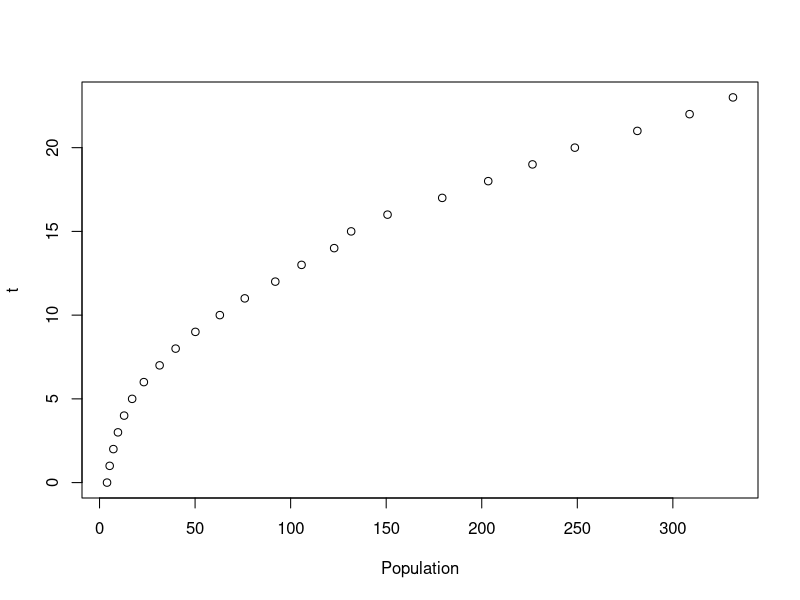

Source code (R):
## ---- chunk 1
knitr::opts_chunk$set(echo = TRUE)
## ---- chunk 2
comm <- read.csv("commodity.csv", head = T) #reading data
attach(comm)

# likelihood function
like <- function(y, X, beta, grad = FALSE) {
  # X is an n x p data frame consisting of predictors. If there is an intercept,
  #    the first column of X is 1
  # y is an n x 1 vector of responses
  # beta is a p x 1 vector of coefficients
  g = NULL
  ell = NULL
  tmp <- dim(X)
  n <- tmp[1]
  p <- tmp[2]
  v = matrix(0, p, 1)
  ebx <- 0
  ebxx <- matrix(0, p, 1)
  for (i in 1:n) {
    v = v + t(X[i,]*y[i])
    e_xbeta <- exp(as.numeric(as.matrix(X[i,]) %*% beta))
    ebx <- ebx + e_xbeta  
  }
  ell <- -ebx + t(v) %*% beta
  list(ell = ell, g = g)
}

# intial beta
beta_init <- c(0.1,.1,.1)
X <- as.data.frame(cbind(1,price,ad))
y <- sales


like(y, X, c(0.1,.1,.1), grad = FALSE)

## ---- chunk 3
# likelihood function
like <- function(y, X, beta, grad = FALSE) {
  # X is an n x p data frame consisting of predictors. If there is an intercept,
  #    the first column of X is 1
  # y is an n x 1 vector of responses
  # beta is a p x 1 vector of coefficients
  g = NULL
    
  ell = NULL
  tmp <- dim(X)
  n <- tmp[1]
  p <- tmp[2]
  v = matrix(0, p, 1)
  ebx <- 0
  ebxx <- matrix(0, p, 1)
  for (i in 1:n) {
    v = v + t(X[i,]*y[i])
    e_xbeta <- exp(as.numeric(as.matrix(X[i,]) %*% beta))
    ebx <- ebx + e_xbeta  
  }
  ell <- -ebx + t(v) %*% beta
  
  # gen gradient
  # component 1
  g0 <- -ebx + sum(sales)
  # component 2
  for (i in 1:n) {
    e_xbeta <- X[i,2]*exp(as.numeric(as.matrix(X[i,]) %*% beta))
    ebx <- ebx + e_xbeta  
  }
  g1 <- -ebx + sum(X[,2]*y)
    # component 3
  for (i in 1:n) {
    e_xbeta <- X[i,3]*exp(as.numeric(as.matrix(X[i,]) %*% beta))
    ebx <- ebx + e_xbeta  
  }
  g2 <- -ebx + sum(X[,3]*y)

  g = as.matrix(cbind(g0,g1,g2),ncol=1,nrow=3)
  list(ell = ell, g = t(g))
}

like(y, X, c(0.1,.1,.1), grad = T)
## ---- chunk 4
d = c(1,1,-1)
grad1 <- like(y, X, c(1,1,1), grad = T)$g
d %*% grad1

## ---- chunk 5
pop <- read.csv("Population.csv")
head(pop)
attach(pop)
t <- (Year - 1790)/10

plot(Population,t)
